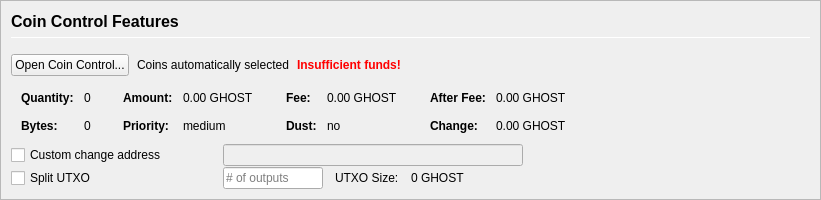
         <widget class="QFrame" name="frameCoinControl">
          <property name="sizePolicy">
           <sizepolicy hsizetype="Expanding" vsizetype="Expanding">
            <horstretch>0</horstretch>
            <verstretch>0</verstretch>
           </sizepolicy>
          </property>
          <property name="maximumSize">
           <size>
            <width>16777215</width>
            <height>16777215</height>
           </size>
          </property>
          <property name="frameShape">
           <enum>QFrame::StyledPanel</enum>
          </property>
          <property name="frameShadow">
           <enum>QFrame::Sunken</enum>
          </property>
          <layout class="QVBoxLayout" name="verticalLayoutCoinControl2">
           <property name="spacing">
            <number>0</number>
           </property>
           <property name="leftMargin">
            <number>0</number>
           </property>
           <property name="topMargin">
            <number>0</number>
           </property>
           <property name="rightMargin">
            <number>0</number>
           </property>
           <property name="bottomMargin">
            <number>0</number>
           </property>
           <item>
            <widget class="QFrame" name="frameCoinControl_BG">
             <layout class="QVBoxLayout" name="verticalLayoutCoinControl" stretch="0,0,0,0,0,0">
              <property name="spacing">
               <number>1</number>
              </property>
              <property name="leftMargin">
               <number>10</number>
              </property>
              <property name="topMargin">
               <number>10</number>
              </property>
              <item>
               <layout class="QHBoxLayout" name="horizontalLayoutCoinControl1">
                <property name="bottomMargin">
                 <number>15</number>
                </property>
                <item>
                 <layout class="QVBoxLayout" name="verticalLayout_3">
                  <property name="spacing">
                   <number>6</number>
                  </property>
                  <item>
                   <widget class="QLabel" name="labelCoinControlFeatures">
                    <property name="sizePolicy">
                     <sizepolicy hsizetype="Preferred" vsizetype="Maximum">
                      <horstretch>0</horstretch>
                      <verstretch>0</verstretch>
                     </sizepolicy>
                    </property>
                    <property name="minimumSize">
                     <size>
                      <width>0</width>
                      <height>20</height>
                     </size>
                    </property>
                    <property name="font">
                     <font>
                      <pointsize>12</pointsize>
                      <weight>75</weight>
                      <bold>true</bold>
                     </font>
                    </property>
                    <property name="styleSheet">
                     <string notr="true">font-weight:bold;</string>
                    </property>
                    <property name="text">
                     <string>Coin Control Features</string>
                    </property>
                   </widget>
                  </item>
                  <item>
                   <widget class="Line" name="line">
                    <property name="minimumSize">
                     <size>
                      <width>0</width>
                      <height>1</height>
                     </size>
                    </property>
                    <property name="maximumSize">
                     <size>
                      <width>16777215</width>
                      <height>1</height>
                     </size>
                    </property>
                    <property name="orientation">
                     <enum>Qt::Horizontal</enum>
                    </property>
                   </widget>
                  </item>
                 </layout>
                </item>
               </layout>
              </item>
              <item>
               <layout class="QHBoxLayout" name="horizontalLayoutCoinControl2" stretch="0,0,0,0">
                <property name="spacing">
                 <number>8</number>
                </property>
                <property name="bottomMargin">
                 <number>10</number>
                </property>
                <item>
                 <widget class="QPushButton" name="pushButtonCoinControl">
                  <property name="styleSheet">
                   <string notr="true"/>
                  </property>
                  <property name="text">
                   <string>Open Coin Control...</string>
                  </property>
                  <property name="autoDefault">
                   <bool>false</bool>
                  </property>
                 </widget>
                </item>
                <item>
                 <widget class="QLabel" name="labelCoinControlAutomaticallySelected">
                  <property name="text">
                   <string>Coins automatically selected</string>
                  </property>
                  <property name="margin">
                   <number>5</number>
                  </property>
                 </widget>
                </item>
                <item>
                 <widget class="QLabel" name="labelCoinControlInsuffFunds">
                  <property name="font">
                   <font>
                    <weight>75</weight>
                    <bold>true</bold>
                   </font>
                  </property>
                  <property name="styleSheet">
                   <string notr="true">color:red;font-weight:bold;</string>
                  </property>
                  <property name="text">
                   <string>Insufficient funds!</string>
                  </property>
                  <property name="margin">
                   <number>5</number>
                  </property>
                 </widget>
                </item>
                <item>
                 <spacer name="horizontalSpacerCoinControl">
                  <property name="orientation">
                   <enum>Qt::Horizontal</enum>
                  </property>
                  <property name="sizeHint" stdset="0">
                   <size>
                    <width>40</width>
                    <height>1</height>
                   </size>
                  </property>
                 </spacer>
                </item>
               </layout>
              </item>
              <item>
               <widget class="QWidget" name="widgetCoinControl" native="true">
                <property name="sizePolicy">
                 <sizepolicy hsizetype="Preferred" vsizetype="Preferred">
                  <horstretch>0</horstretch>
                  <verstretch>0</verstretch>
                 </sizepolicy>
                </property>
                <property name="minimumSize">
                 <size>
                  <width>0</width>
                  <height>0</height>
                 </size>
                </property>
                <property name="styleSheet">
                 <string notr="true"/>
                </property>
                <layout class="QHBoxLayout" name="horizontalLayoutCoinControl5">
                 <property name="leftMargin">
                  <number>0</number>
                 </property>
                 <property name="topMargin">
                  <number>0</number>
                 </property>
                 <property name="rightMargin">
                  <number>0</number>
                 </property>
                 <property name="bottomMargin">
                  <number>0</number>
                 </property>
                 <item>
                  <layout class="QHBoxLayout" name="horizontalLayoutCoinControl3" stretch="0,0,0,1">
                   <property name="spacing">
                    <number>20</number>
                   </property>
                   <property name="topMargin">
                    <number>0</number>
                   </property>
                   <property name="bottomMargin">
                    <number>10</number>
                   </property>
                   <item>
                    <layout class="QFormLayout" name="formLayoutCoinControl1">
                     <property name="horizontalSpacing">
                      <number>10</number>
                     </property>
                     <property name="verticalSpacing">
                      <number>14</number>
                     </property>
                     <property name="leftMargin">
                      <number>10</number>
                     </property>
                     <property name="topMargin">
                      <number>4</number>
                     </property>
                     <property name="rightMargin">
                      <number>6</number>
                     </property>
                     <item row="0" column="0">
                      <widget class="QLabel" name="labelCoinControlQuantityText">
                       <property name="font">
                        <font>
                         <weight>75</weight>
                         <bold>true</bold>
                        </font>
                       </property>
                       <property name="text">
                        <string>Quantity:</string>
                       </property>
                       <property name="margin">
                        <number>0</number>
                       </property>
                      </widget>
                     </item>
                     <item row="0" column="1">
                      <widget class="QLabel" name="labelCoinControlQuantity">
                       <property name="cursor">
                        <cursorShape>IBeamCursor</cursorShape>
                       </property>
                       <property name="contextMenuPolicy">
                        <enum>Qt::ActionsContextMenu</enum>
                       </property>
                       <property name="text">
                        <string notr="true">0</string>
                       </property>
                       <property name="margin">
                        <number>0</number>
                       </property>
                       <property name="textInteractionFlags">
                        <set>Qt::LinksAccessibleByMouse|Qt::TextSelectableByKeyboard|Qt::TextSelectableByMouse</set>
                       </property>
                      </widget>
                     </item>
                     <item row="1" column="0">
                      <widget class="QLabel" name="labelCoinControlBytesText">
                       <property name="font">
                        <font>
                         <weight>75</weight>
                         <bold>true</bold>
                        </font>
                       </property>
                       <property name="text">
                        <string>Bytes:</string>
                       </property>
                      </widget>
                     </item>
                     <item row="1" column="1">
                      <widget class="QLabel" name="labelCoinControlBytes">
                       <property name="cursor">
                        <cursorShape>IBeamCursor</cursorShape>
                       </property>
                       <property name="contextMenuPolicy">
                        <enum>Qt::ActionsContextMenu</enum>
                       </property>
                       <property name="text">
                        <string notr="true">0</string>
                       </property>
                       <property name="textInteractionFlags">
                        <set>Qt::LinksAccessibleByMouse|Qt::TextSelectableByKeyboard|Qt::TextSelectableByMouse</set>
                       </property>
                      </widget>
                     </item>
                    </layout>
                   </item>
                   <item>
                    <layout class="QFormLayout" name="formLayoutCoinControl2">
                     <property name="horizontalSpacing">
                      <number>10</number>
                     </property>
                     <property name="verticalSpacing">
                      <number>14</number>
                     </property>
                     <property name="leftMargin">
                      <number>6</number>
                     </property>
                     <property name="topMargin">
                      <number>4</number>
                     </property>
                     <property name="rightMargin">
                      <number>6</number>
                     </property>
                     <item row="0" column="0">
                      <widget class="QLabel" name="labelCoinControlAmountText">
                       <property name="font">
                        <font>
                         <weight>75</weight>
                         <bold>true</bold>
                        </font>
                       </property>
                       <property name="text">
                        <string>Amount:</string>
                       </property>
                       <property name="margin">
                        <number>0</number>
                       </property>
                      </widget>
                     </item>
                     <item row="0" column="1">
                      <widget class="QLabel" name="labelCoinControlAmount">
                       <property name="cursor">
                        <cursorShape>IBeamCursor</cursorShape>
                       </property>
                       <property name="contextMenuPolicy">
                        <enum>Qt::ActionsContextMenu</enum>
                       </property>
                       <property name="text">
                        <string notr="true">0.00 GHOST</string>
                       </property>
                       <property name="textInteractionFlags">
                        <set>Qt::LinksAccessibleByMouse|Qt::TextSelectableByKeyboard|Qt::TextSelectableByMouse</set>
                       </property>
                      </widget>
                     </item>
                     <item row="1" column="0">
                      <widget class="QLabel" name="labelCoinControlPriorityText">
                       <property name="font">
                        <font>
                         <weight>75</weight>
                         <bold>true</bold>
                        </font>
                       </property>
                       <property name="text">
                        <string>Priority:</string>
                       </property>
                      </widget>
                     </item>
                     <item row="1" column="1">
                      <widget class="QLabel" name="labelCoinControlPriority">
                       <property name="cursor">
                        <cursorShape>IBeamCursor</cursorShape>
                       </property>
                       <property name="contextMenuPolicy">
                        <enum>Qt::ActionsContextMenu</enum>
                       </property>
                       <property name="text">
                        <string>medium</string>
                       </property>
                       <property name="textInteractionFlags">
                        <set>Qt::LinksAccessibleByMouse|Qt::TextSelectableByKeyboard|Qt::TextSelectableByMouse</set>
                       </property>
                      </widget>
                     </item>
                    </layout>
                   </item>
                   <item>
                    <layout class="QFormLayout" name="formLayoutCoinControl3">
                     <property name="horizontalSpacing">
                      <number>10</number>
                     </property>
                     <property name="verticalSpacing">
                      <number>14</number>
                     </property>
                     <property name="leftMargin">
                      <number>6</number>
                     </property>
                     <property name="topMargin">
                      <number>4</number>
                     </property>
                     <property name="rightMargin">
                      <number>6</number>
                     </property>
                     <item row="0" column="0">
                      <widget class="QLabel" name="labelCoinControlFeeText">
                       <property name="font">
                        <font>
                         <weight>75</weight>
                         <bold>true</bold>
                        </font>
                       </property>
                       <property name="text">
                        <string>Fee:</string>
                       </property>
                       <property name="margin">
                        <number>0</number>
                       </property>
                      </widget>
                     </item>
                     <item row="0" column="1">
                      <widget class="QLabel" name="labelCoinControlFee">
                       <property name="cursor">
                        <cursorShape>IBeamCursor</cursorShape>
                       </property>
                       <property name="contextMenuPolicy">
                        <enum>Qt::ActionsContextMenu</enum>
                       </property>
                       <property name="text">
                        <string notr="true">0.00 GHOST</string>
                       </property>
                       <property name="textInteractionFlags">
                        <set>Qt::LinksAccessibleByMouse|Qt::TextSelectableByKeyboard|Qt::TextSelectableByMouse</set>
                       </property>
                      </widget>
                     </item>
                     <item row="1" column="0">
                      <widget class="QLabel" name="labelCoinControlLowOutputText">
                       <property name="font">
                        <font>
                         <weight>75</weight>
                         <bold>true</bold>
                        </font>
                       </property>
                       <property name="text">
                        <string>Dust:</string>
                       </property>
                      </widget>
                     </item>
                     <item row="1" column="1">
                      <widget class="QLabel" name="labelCoinControlLowOutput">
                       <property name="cursor">
                        <cursorShape>IBeamCursor</cursorShape>
                       </property>
                       <property name="contextMenuPolicy">
                        <enum>Qt::ActionsContextMenu</enum>
                       </property>
                       <property name="text">
                        <string>no</string>
                       </property>
                       <property name="textInteractionFlags">
                        <set>Qt::LinksAccessibleByMouse|Qt::TextSelectableByKeyboard|Qt::TextSelectableByMouse</set>
                       </property>
                      </widget>
                     </item>
                    </layout>
                   </item>
                   <item>
                    <layout class="QFormLayout" name="formLayoutCoinControl4">
                     <property name="horizontalSpacing">
                      <number>10</number>
                     </property>
                     <property name="verticalSpacing">
                      <number>14</number>
                     </property>
                     <property name="leftMargin">
                      <number>6</number>
                     </property>
                     <property name="topMargin">
                      <number>4</number>
                     </property>
                     <property name="rightMargin">
                      <number>6</number>
                     </property>
                     <item row="0" column="0">
                      <widget class="QLabel" name="labelCoinControlAfterFeeText">
                       <property name="font">
                        <font>
                         <weight>75</weight>
                         <bold>true</bold>
                        </font>
                       </property>
                       <property name="text">
                        <string>After Fee:</string>
                       </property>
                       <property name="margin">
                        <number>0</number>
                       </property>
                      </widget>
                     </item>
                     <item row="0" column="1">
                      <widget class="QLabel" name="labelCoinControlAfterFee">
                       <property name="cursor">
                        <cursorShape>IBeamCursor</cursorShape>
                       </property>
                       <property name="contextMenuPolicy">
                        <enum>Qt::ActionsContextMenu</enum>
                       </property>
                       <property name="text">
                        <string notr="true">0.00 GHOST</string>
                       </property>
                       <property name="textInteractionFlags">
                        <set>Qt::LinksAccessibleByMouse|Qt::TextSelectableByKeyboard|Qt::TextSelectableByMouse</set>
                       </property>
                      </widget>
                     </item>
                     <item row="1" column="0">
                      <widget class="QLabel" name="labelCoinControlChangeText">
                       <property name="font">
                        <font>
                         <weight>75</weight>
                         <bold>true</bold>
                        </font>
                       </property>
                       <property name="text">
                        <string>Change:</string>
                       </property>
                      </widget>
                     </item>
                     <item row="1" column="1">
                      <widget class="QLabel" name="labelCoinControlChange">
                       <property name="cursor">
                        <cursorShape>IBeamCursor</cursorShape>
                       </property>
                       <property name="contextMenuPolicy">
                        <enum>Qt::ActionsContextMenu</enum>
                       </property>
                       <property name="text">
                        <string notr="true">0.00 GHOST</string>
                       </property>
                       <property name="textInteractionFlags">
                        <set>Qt::LinksAccessibleByMouse|Qt::TextSelectableByKeyboard|Qt::TextSelectableByMouse</set>
                       </property>
                      </widget>
                     </item>
                    </layout>
                   </item>
                  </layout>
                 </item>
                </layout>
               </widget>
              </item>
              <item>
               <layout class="QHBoxLayout" name="horizontalLayoutCoinControl4">
                <property name="spacing">
                 <number>12</number>
                </property>
                <property name="sizeConstraint">
                 <enum>QLayout::SetDefaultConstraint</enum>
                </property>
                <property name="topMargin">
                 <number>0</number>
                </property>
                <property name="rightMargin">
                 <number>0</number>
                </property>
                <item>
                 <widget class="QCheckBox" name="checkBoxCoinControlChange">
                  <property name="sizePolicy">
                   <sizepolicy hsizetype="Preferred" vsizetype="Preferred">
                    <horstretch>0</horstretch>
                    <verstretch>0</verstretch>
                   </sizepolicy>
                  </property>
                  <property name="minimumSize">
                   <size>
                    <width>200</width>
                    <height>0</height>
                   </size>
                  </property>
                  <property name="maximumSize">
                   <size>
                    <width>200</width>
                    <height>16777215</height>
                   </size>
                  </property>
                  <property name="toolTip">
                   <string>If this is activated, but the change address is empty or invalid, change will be sent to a newly generated address.</string>
                  </property>
                  <property name="text">
                   <string>Custom change address</string>
                  </property>
                 </widget>
                </item>
                <item>
                 <widget class="QValidatedLineEdit" name="lineEditCoinControlChange">
                  <property name="enabled">
                   <bool>false</bool>
                  </property>
                  <property name="sizePolicy">
                   <sizepolicy hsizetype="Preferred" vsizetype="Preferred">
                    <horstretch>0</horstretch>
                    <verstretch>0</verstretch>
                   </sizepolicy>
                  </property>
                  <property name="minimumSize">
                   <size>
                    <width>300</width>
                    <height>0</height>
                   </size>
                  </property>
                 </widget>
                </item>
                <item>
                 <widget class="QLabel" name="labelCoinControlChangeLabel">
                  <property name="sizePolicy">
                   <sizepolicy hsizetype="Preferred" vsizetype="Preferred">
                    <horstretch>0</horstretch>
                    <verstretch>0</verstretch>
                   </sizepolicy>
                  </property>
                  <property name="minimumSize">
                   <size>
                    <width>100</width>
                    <height>0</height>
                   </size>
                  </property>
                  <property name="text">
                   <string/>
                  </property>
                  <property name="margin">
                   <number>3</number>
                  </property>
                 </widget>
                </item>
               </layout>
              </item>
              <item>
               <layout class="QHBoxLayout" name="horizontalLayoutCoinControl6">
                <property name="spacing">
                 <number>12</number>
                </property>
                <property name="rightMargin">
                 <number>0</number>
                </property>
                <item>
                 <widget class="QCheckBox" name="splitBlockCheckBox">
                  <property name="sizePolicy">
                   <sizepolicy hsizetype="Preferred" vsizetype="Preferred">
                    <horstretch>0</horstretch>
                    <verstretch>0</verstretch>
                   </sizepolicy>
                  </property>
                  <property name="minimumSize">
                   <size>
                    <width>200</width>
                    <height>0</height>
                   </size>
                  </property>
                  <property name="maximumSize">
                   <size>
                    <width>200</width>
                    <height>16777215</height>
                   </size>
                  </property>
                  <property name="text">
                   <string>Split UTXO</string>
                  </property>
                 </widget>
                </item>
                <item>
                 <widget class="QLineEdit" name="splitBlockLineEdit">
                  <property name="sizePolicy">
                   <sizepolicy hsizetype="Preferred" vsizetype="Preferred">
                    <horstretch>50</horstretch>
                    <verstretch>0</verstretch>
                   </sizepolicy>
                  </property>
                  <property name="minimumSize">
                   <size>
                    <width>100</width>
                    <height>0</height>
                   </size>
                  </property>
                  <property name="maximumSize">
                   <size>
                    <width>100</width>
                    <height>16777215</height>
                   </size>
                  </property>
                  <property name="placeholderText">
                   <string># of outputs</string>
                  </property>
                 </widget>
                </item>
                <item>
                 <widget class="QLabel" name="labelBlockSizeText">
                  <property name="text">
                   <string>UTXO Size:</string>
                  </property>
                 </widget>
                </item>
                <item>
                 <widget class="QLabel" name="labelBlockSize">
                  <property name="text">
                   <string>0 GHOST</string>
                  </property>
                 </widget>
                </item>
                <item>
                 <spacer name="horizontalSpacer_7">
                  <property name="orientation">
                   <enum>Qt::Horizontal</enum>
                  </property>
                  <property name="sizeHint" stdset="0">
                   <size>
                    <width>40</width>
                    <height>20</height>
                   </size>
                  </property>
                 </spacer>
                </item>
               </layout>
              </item>
              <item>
               <spacer name="verticalSpacerCoinControl">
                <property name="orientation">
                 <enum>Qt::Vertical</enum>
                </property>
                <property name="sizeHint" stdset="0">
                 <size>
                  <width>800</width>
                  <height>1</height>
                 </size>
                </property>
               </spacer>
              </item>
             </layout>
            </widget>
           </item>
          </layout>
         </widget>
